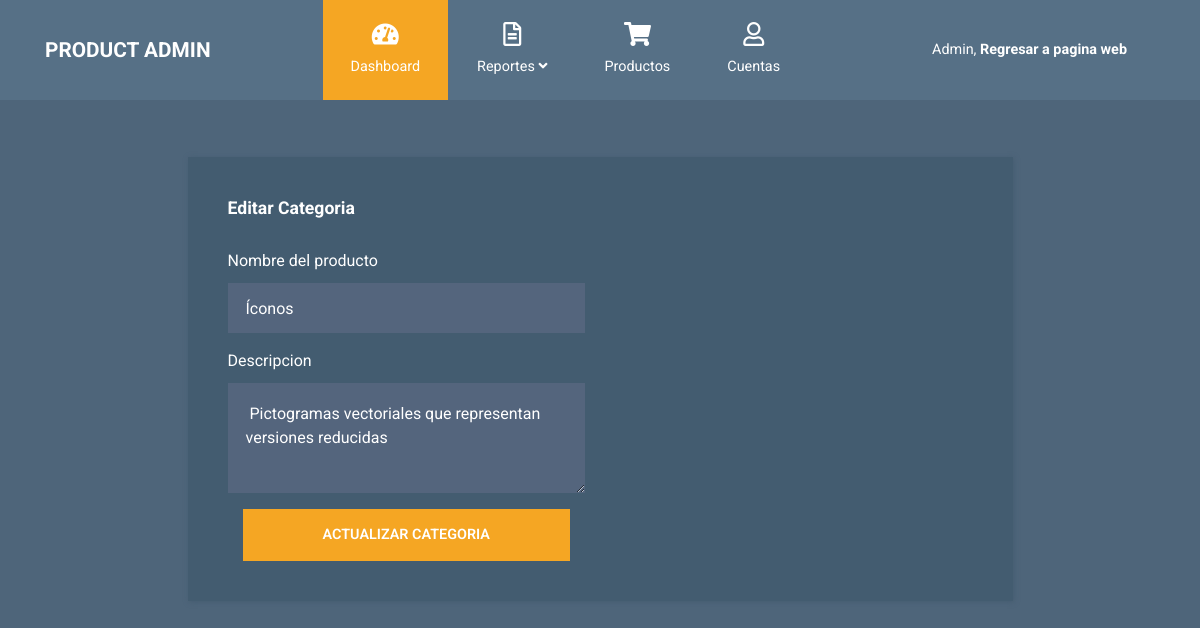
/WebPageCode/edit-cat.php?cat=8, run on the app's committed database.
### tables this page shows
CREATE TABLE `categoria` (
  `Id_Categoria` int(11) NOT NULL,
  `Nombre_Categoria` varchar(45) NOT NULL,
  `Descripcion_Categoria` varchar(60) NOT NULL
);

### WebPageCode/edit-cat.php (the view, shortened to what this page needs)
<?php
  $con=conectarBD();
  $cat=$_GET['cat'];
?>
<!DOCTYPE html>
<html lang="en">
  <head>
    <link rel="stylesheet" href="admin/css/fontawesome.min.css" />
    <link rel="stylesheet" href="admin/jquery-ui-datepicker/jquery-ui.min.css" type="text/css" />
    <link rel="stylesheet" href="admin/css/bootstrap.min.css" />
    <link rel="stylesheet" href="admin/css/templatemo-style.css">
  </head>
  <body>
    <?php
      include("header_admin.php");
    ?>
<?php
                  $consulta="SELECT * FROM categoria WHERE Id_Categoria='$cat'";
                  $ejecutarConsulta= mysqli_query($con, $consulta);
                  $verFilas=mysqli_num_rows($ejecutarConsulta);
                  $fila=mysqli_fetch_array($ejecutarConsulta);
                  if(!$ejecutarConsulta)
                  {
                    echo "Error en la consulta";
                  }
                  else{
                    if($verFilas<1)
                    {
                      echo "<tr><td>Sin registros</td></tr>";
                    }else{
                      for($i=0; $i<=$fila;$i++){
                        $nombre=$fila[1];
                        $descripcion=$fila[2];
                        $fila=mysqli_fetch_array($ejecutarConsulta);
                      }
                    }
                  }
                  ?>
<div class="container tm-mt-big tm-mb-big">
      <div class="row">
        <div class="col-xl-9 col-lg-10 col-md-12 col-sm-12 mx-auto">
          <div class="tm-bg-primary-dark tm-block tm-block-h-auto">
            <div class="row">
              <div class="col-12">
                <h2 class="tm-block-title d-inline-block">Editar Categoria</h2>
              </div>
            </div>
            <div class="row tm-edit-product-row">
              <div class="col-xl-6 col-lg-6 col-md-12">
                <form action="" class="tm-edit-product-form" method="POST">
                  <div class="form-group mb-3">
                    <label
                      for="name"
                      >Nombre del producto
                    </label>
                    <input
                      id="name"
                      name="name"
                      type="text"
                      class="form-control validate"
                      value="<?php echo $nombre?>">
                    </div>
              <div class="form-group mb-3">
                    <label
                      for="description"
                      >Descripcion</label>
                    <textarea
                      name="description"
                      class="form-control validate"
                      rows="3"
                    > <?php echo $descripcion?>  </textarea>
                </div>
              <div class="col-12">
                <button type="submit" class="btn btn-primary btn-block text-uppercase" name="editarCat">Actualizar Categoria</button>
              </div>
            </form>
            </div>
          </div>
        </div>
      </div>
    </div>
  </body>
</html>

### WebPageCode/admin/css/templatemo-style.css (style rules this page uses)
html { font-size: 16px; overflow-x: hidden; }
body { font-family: Roboto, Helvetica, Arial, sans-serif; background-color: #4e657a; overflow-x: hidden; }
.tm-mt-big { margin-top: 57px; }
.tm-mb-big { margin-bottom: 60px; }
.tm-block { padding: 40px; -webkit-box-shadow: 1px 1px 5px 0 #455c71; -moz-box-shadow: 1px 1px 5px 0 #455c71; box-shadow: 1px 1px 5px 0 #455c71; min-height: 350px; height: 100%; max-height: 450px; }
.tm-block-h-auto { min-height: 1px; max-height: none; height: auto; }
.tm-block-title { font-size: 1.1rem; font-weight: 700; color: #fff; margin-bottom: 30px; }
.form-control { background-color: #54657d; color: #fff; border: 0; }
.form-group label { color: #fff; margin-bottom: 10px; }
.form-control { padding: 19px 18px; border-radius: 0; height: 50px; }
.form-group { margin-bottom: 15px; }
.btn { border-radius: 0; padding: 13px 28px; transition: all 0.2s ease; max-width: 100%; }
.btn-primary { color: #fff; background-color: #f5a623; border: 2px solid #f5a623; font-size: 90%; font-weight: 600; }
.tm-bg-primary-dark { background-color: #435c70; }

### data on the page
categoria: name "Íconos", description "Pictogramas vectoriales que representan versiones reducidas"
